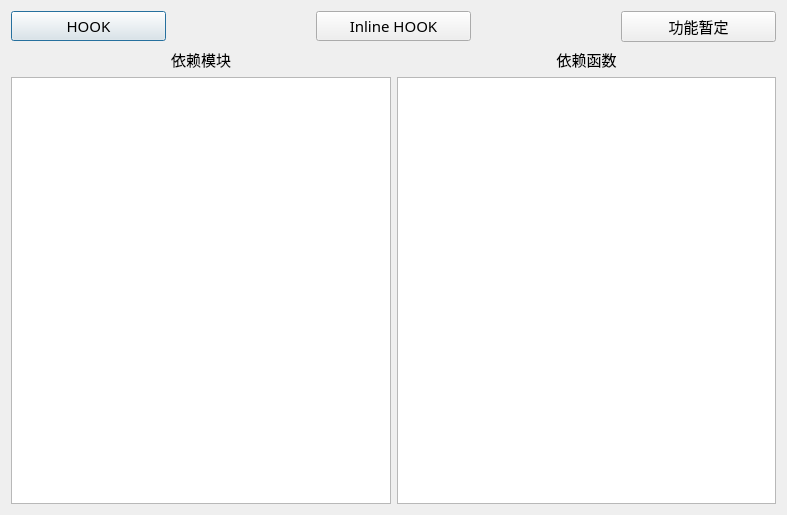
<?xml version="1.0" encoding="UTF-8"?>
<ui version="4.0">
 <class>depends</class>
 <widget class="QDialog" name="depends">
  <property name="geometry">
   <rect>
    <x>0</x>
    <y>0</y>
    <width>787</width>
    <height>515</height>
   </rect>
  </property>
  <property name="font">
   <font>
    <family>Adobe 黑体 Std R</family>
    <pointsize>11</pointsize>
   </font>
  </property>
  <property name="windowTitle">
   <string>Dialog</string>
  </property>
  <layout class="QVBoxLayout" name="verticalLayout">
   <item>
    <layout class="QHBoxLayout" name="horizontalLayout_2">
     <property name="spacing">
      <number>150</number>
     </property>
     <item>
      <widget class="QPushButton" name="hook">
       <property name="text">
        <string>HOOK</string>
       </property>
      </widget>
     </item>
     <item>
      <widget class="QPushButton" name="inlineHook">
       <property name="text">
        <string>Inline HOOK</string>
       </property>
      </widget>
     </item>
     <item>
      <widget class="QPushButton" name="pushButton_3">
       <property name="text">
        <string>功能暂定</string>
       </property>
      </widget>
     </item>
    </layout>
   </item>
   <item>
    <layout class="QGridLayout" name="gridLayout">
     <item row="0" column="0">
      <widget class="QLabel" name="label">
       <property name="text">
        <string>依赖模块</string>
       </property>
       <property name="alignment">
        <set>Qt::AlignCenter</set>
       </property>
      </widget>
     </item>
     <item row="0" column="1">
      <widget class="QLabel" name="label_2">
       <property name="text">
        <string>依赖函数</string>
       </property>
       <property name="alignment">
        <set>Qt::AlignCenter</set>
       </property>
      </widget>
     </item>
     <item row="1" column="0">
      <widget class="QListView" name="module"/>
     </item>
     <item row="1" column="1">
      <widget class="QListView" name="importFunc"/>
     </item>
    </layout>
   </item>
  </layout>
 </widget>
 <resources/>
 <connections/>
</ui>
